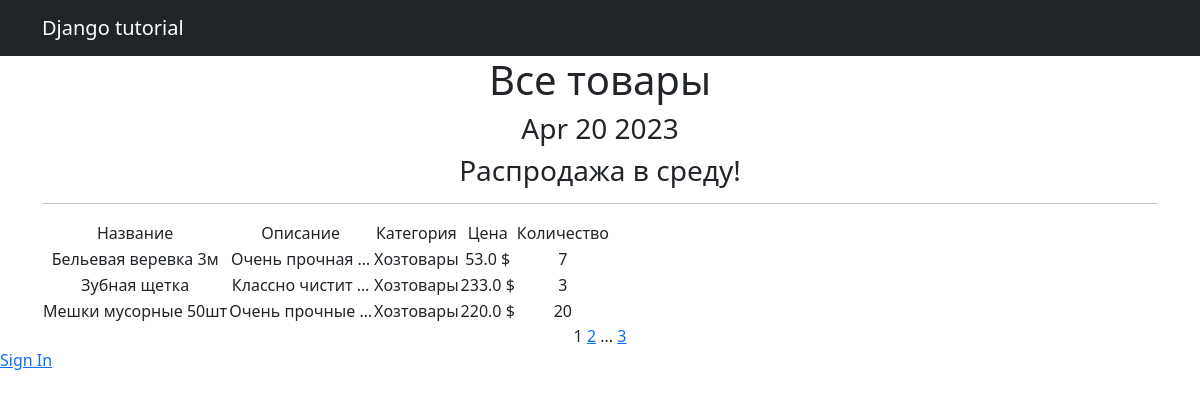
Screenshot of /products/ with the database file from the repository.
### simpleapp/models.py (models this page shows, shortened)
class Product(models.Model):
    name = models.CharField(
        max_length=50,
        unique=True,  # названия товаров не должны повторяться
        verbose_name='Название',
    )
    description = models.TextField(verbose_name='Описание')
    quantity = models.IntegerField(
        validators=[MinValueValidator(0)],
        verbose_name='Количество',
    )
    category = models.ForeignKey(
        to='Category',
        on_delete=models.CASCADE,
        related_name='products',  # все продукты в категории будут доступны через поле products
        verbose_name='Категория'
    )
    price = models.FloatField(
        validators=[MinValueValidator(0.0)],
        verbose_name='Цена',
    )
    class Meta:  #  Возвращает название категории во множественном или единственном числе в админпанеле
        verbose_name = 'Товар'
        verbose_name_plural = 'Товары'

class Category(models.Model):
    name = models.CharField(max_length=100, unique=True, verbose_name='Категория')
    def __str__(self):
        return f'{self.name.title()}'
    class Meta:  #  Возвращает название категории во множественном или единственном числе в админпанеле
        verbose_name = 'Категория'
        verbose_name_plural = 'Категории'

### simpleapp/views.py (the view)
# urls.py: path('', ProductsList.as_view(), name='product_list'),
class ProductsList(ListView):
    model = Product
    ordering = 'name'
    template_name = 'products.html'
    context_object_name = 'products'
    paginate_by = 3  # вот так мы можем указать количество записей на странице
    def get_queryset(self):
        queryset = super().get_queryset()
        self.filterset = ProductFilter(self.request.GET, queryset)
        return self.filterset.qs
    def get_context_data(self, **kwargs):
        context = super().get_context_data(**kwargs)
        context['next_sale'] = "Распродажа в среду!"
        context['filterset'] = self.filterset
        return context

### simpleapp/templatetags/custom_filters.py (called while the page is built)
@register.filter()
def currency(value, code='rub'):
   postfix = CURRENCIES_SYMBOLS[code]
   return f'{value} {postfix}'

### simpleapp/templatetags/custom_tags.py (called while the page is built)
@register.simple_tag()
def current_time(format_string='%b %d %Y'):
    return datetime.utcnow().strftime(format_string)

@register.simple_tag(takes_context=True)
def url_replace(context, **kwargs):
    d = context['request'].GET.copy()
    for k, v in kwargs.items():
        d[k] = v
    return d.urlencode()

### templates/products.html (shortened to what this page needs)
{% extends 'flatpages/default.html' %}
{% load custom_filters %}
{% load custom_tags %}
{% block content %}
    <h1>Все товары</h1>
    <h3>{% current_time '%b %d %Y' %}</h3>
    <h3> {{ next_sale|default_if_none:"Чуть позже сообщим о распродаже!" }} </h3>
    <hr>
    {% if products %}
        <table>
            <tr>
                <td>Название</td>
                <td>Описание</td>
                <td>Категория</td>
                <td>Цена</td>
                <td>Количество</td>
            </tr>
            {% for product in products %}
            <tr>
                <td>{{ product.name }}</td>
                <td>{{ product.description|truncatewords:2 }}</td>
                <td>{{ product.category.name }}</td>
               <td>{{ product.price|currency:"usd" }}</td>
               <td>{{ product.quantity }}</td>
            </tr>
            {% endfor %}
        </table>
    {% else %}
        <h2>Товаров нет!</h2>
    {% endif %}
    {{ page_obj.number }}
    {% if page_obj.has_next %}
        <a href="?{% url_replace page=page_obj.next_page_number %}">{{ page_obj.next_page_number }}</a>
        {% if paginator.num_pages != page_obj.next_page_number %}
            ...
            <a href="?{% url_replace page=page_obj.paginator.num_pages %}">{{ page_obj.paginator.num_pages }}</a>
        {% endif %}
    {% endif %}
{% endblock content %}

### templates/flatpages/default.html (shortened to what this page needs)
<!DOCTYPE html>
<html lang="en">
    <head>
        {% load static %}
        <link href="{% static 'css/styles.css' %}" rel="stylesheet" />
    </head>
    <body>
        <nav class="navbar navbar-expand-lg navbar-dark bg-dark static-top">
            <div class="container">
                <a class="navbar-brand" href="#">Django tutorial</a>
            </div>
        </nav>
        <div class="container">
            <div class="row">
                <div class="col-lg-12 text-center">
                    {% block content %}{% endblock content %}
                </div>
            </div>
        </div>
    {% if request.user.is_authenticated %}
        <a href="{% url 'account_logout' %}">Sign Out</a>
    {% else %}
        <a href="{% url 'account_login' %}">Sign In</a>
    {% endif %}
    </body>
</html>

### rows the page displays
Product: name "Бельевая веревка 3м", description "Очень прочная …", category.name "Хозтовары", price "53.0 $", quantity "7"
Product: name "Зубная щетка", description "Классно чистит …", category.name "Хозтовары", price "233.0 $", quantity "3"
Product: name "Мешки мусорные 50шт", description "Очень прочные …", category.name "Хозтовары", price "220.0 $", quantity "20"

### other values shown
{{ next_sale|default_if_none:"Чуть позже сообщим о распродаже!" }} "Распродажа в среду!"
{{ page_obj.number }} "1"
{{ page_obj.next_page_number }} "2"
{{ page_obj.paginator.num_pages }} "3"
